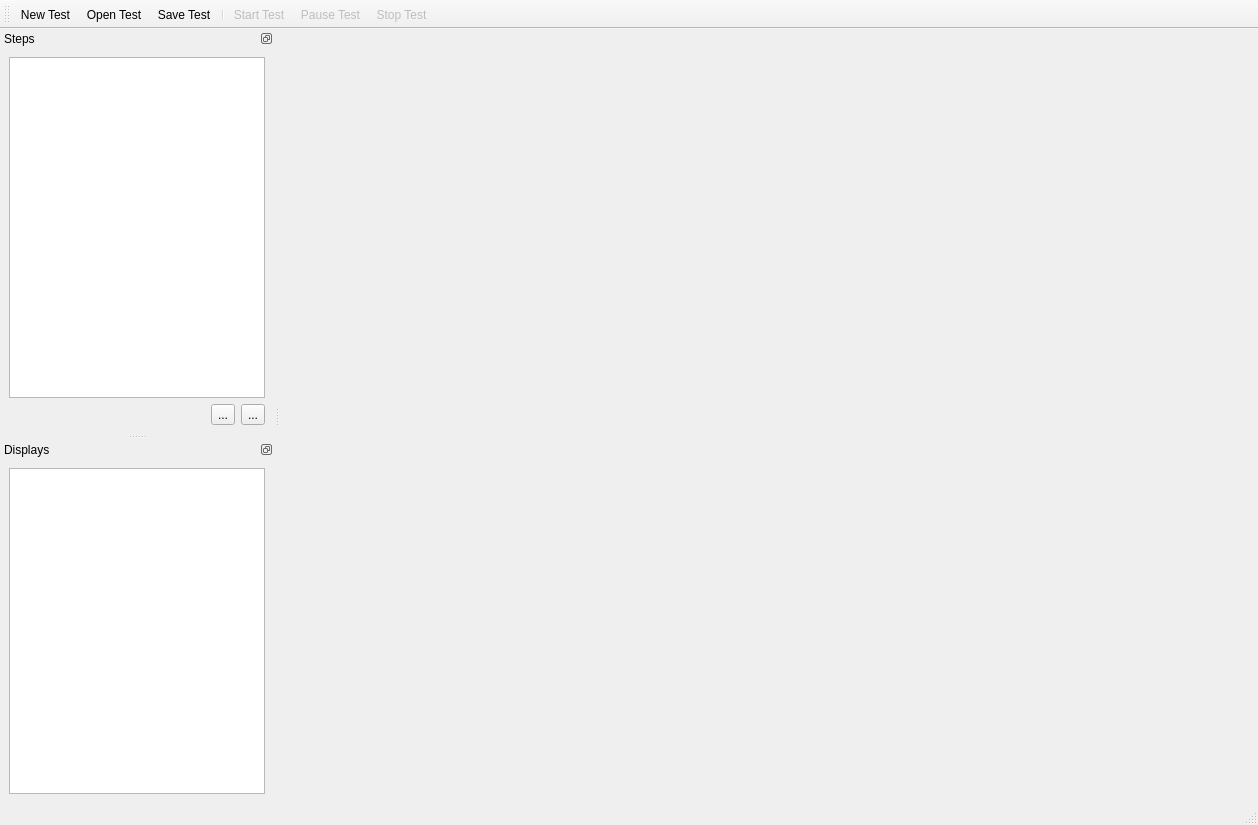
<?xml version="1.0" encoding="UTF-8"?>
<ui version="4.0">
 <class>MainWindow</class>
 <widget class="QMainWindow" name="MainWindow">
  <property name="geometry">
   <rect>
    <x>0</x>
    <y>0</y>
    <width>1258</width>
    <height>825</height>
   </rect>
  </property>
  <property name="windowTitle">
   <string>MainWindow</string>
  </property>
  <property name="windowIcon">
   <iconset resource="resources.qrc">
    <normaloff>:/icons/icon.png</normaloff>:/icons/icon.png</iconset>
  </property>
  <widget class="QWidget" name="centralwidget">
   <layout class="QVBoxLayout" name="verticalLayout">
    <item>
     <widget class="QLabel" name="imageLabel">
      <property name="sizePolicy">
       <sizepolicy hsizetype="Preferred" vsizetype="Expanding">
        <horstretch>0</horstretch>
        <verstretch>0</verstretch>
       </sizepolicy>
      </property>
      <property name="minimumSize">
       <size>
        <width>1</width>
        <height>1</height>
       </size>
      </property>
      <property name="text">
       <string/>
      </property>
      <property name="scaledContents">
       <bool>true</bool>
      </property>
      <property name="alignment">
       <set>Qt::AlignmentFlag::AlignCenter</set>
      </property>
     </widget>
    </item>
   </layout>
  </widget>
  <widget class="QMenuBar" name="menubar">
   <property name="geometry">
    <rect>
     <x>0</x>
     <y>0</y>
     <width>1258</width>
     <height>33</height>
    </rect>
   </property>
  </widget>
  <widget class="QStatusBar" name="statusbar"/>
  <widget class="QDockWidget" name="stepsDockWidget">
   <property name="features">
    <set>QDockWidget::DockWidgetFeature::DockWidgetFloatable|QDockWidget::DockWidgetFeature::DockWidgetMovable</set>
   </property>
   <property name="windowTitle">
    <string>Steps</string>
   </property>
   <property name="dockLocation">
    <enum>Qt::DockWidgetArea::LeftDockWidgetArea</enum>
   </property>
   <attribute name="dockWidgetArea">
    <number>1</number>
   </attribute>
   <widget class="QWidget" name="dockWidgetContents">
    <layout class="QVBoxLayout" name="verticalLayout_2">
     <item>
      <widget class="TestDataView" name="testDataView"/>
     </item>
     <item>
      <layout class="QHBoxLayout" name="horizontalLayout">
       <property name="topMargin">
        <number>0</number>
       </property>
       <item>
        <spacer name="horizontalSpacer">
         <property name="orientation">
          <enum>Qt::Orientation::Horizontal</enum>
         </property>
         <property name="sizeHint" stdset="0">
          <size>
           <width>40</width>
           <height>20</height>
          </size>
         </property>
        </spacer>
       </item>
       <item>
        <widget class="QToolButton" name="removeStepButton">
         <property name="toolTip">
          <string>Remove Step</string>
         </property>
         <property name="text">
          <string>...</string>
         </property>
         <property name="icon">
          <iconset theme="QIcon::ThemeIcon::ListRemove"/>
         </property>
        </widget>
       </item>
       <item>
        <widget class="QToolButton" name="addStepButton">
         <property name="toolTip">
          <string>Add Step</string>
         </property>
         <property name="text">
          <string>...</string>
         </property>
         <property name="icon">
          <iconset theme="QIcon::ThemeIcon::ListAdd"/>
         </property>
        </widget>
       </item>
      </layout>
     </item>
    </layout>
   </widget>
  </widget>
  <widget class="QDockWidget" name="displaysDockWidget">
   <property name="features">
    <set>QDockWidget::DockWidgetFeature::DockWidgetFloatable|QDockWidget::DockWidgetFeature::DockWidgetMovable</set>
   </property>
   <property name="windowTitle">
    <string>Displays</string>
   </property>
   <attribute name="dockWidgetArea">
    <number>1</number>
   </attribute>
   <widget class="QWidget" name="dockWidgetContents_2">
    <layout class="QVBoxLayout" name="verticalLayout_3">
     <item>
      <widget class="QListWidget" name="displaysListWidget"/>
     </item>
    </layout>
   </widget>
  </widget>
  <widget class="QToolBar" name="toolBar">
   <property name="windowTitle">
    <string>toolBar</string>
   </property>
   <attribute name="toolBarArea">
    <enum>TopToolBarArea</enum>
   </attribute>
   <attribute name="toolBarBreak">
    <bool>false</bool>
   </attribute>
   <addaction name="actionNew_Test"/>
   <addaction name="actionOpen_Test"/>
   <addaction name="actionSave_Test"/>
   <addaction name="separator"/>
   <addaction name="actionStart_Test"/>
   <addaction name="actionPause_Test"/>
   <addaction name="actionStop_Test"/>
  </widget>
  <action name="actionStart_Test">
   <property name="enabled">
    <bool>false</bool>
   </property>
   <property name="icon">
    <iconset theme="QIcon::ThemeIcon::MediaPlaybackStart"/>
   </property>
   <property name="text">
    <string>Start Test</string>
   </property>
   <property name="toolTip">
    <string>Start test</string>
   </property>
   <property name="menuRole">
    <enum>QAction::MenuRole::NoRole</enum>
   </property>
  </action>
  <action name="actionPause_Test">
   <property name="enabled">
    <bool>false</bool>
   </property>
   <property name="icon">
    <iconset theme="QIcon::ThemeIcon::MediaPlaybackPause"/>
   </property>
   <property name="text">
    <string>Pause Test</string>
   </property>
   <property name="toolTip">
    <string>Pause test</string>
   </property>
   <property name="menuRole">
    <enum>QAction::MenuRole::NoRole</enum>
   </property>
  </action>
  <action name="actionStop_Test">
   <property name="enabled">
    <bool>false</bool>
   </property>
   <property name="icon">
    <iconset theme="QIcon::ThemeIcon::MediaPlaybackStop"/>
   </property>
   <property name="text">
    <string>Stop Test</string>
   </property>
   <property name="toolTip">
    <string>Stop test</string>
   </property>
   <property name="menuRole">
    <enum>QAction::MenuRole::NoRole</enum>
   </property>
  </action>
  <action name="actionOpen_Test">
   <property name="icon">
    <iconset theme="QIcon::ThemeIcon::DocumentOpen"/>
   </property>
   <property name="text">
    <string>Open Test</string>
   </property>
   <property name="toolTip">
    <string>Open</string>
   </property>
   <property name="shortcut">
    <string>Ctrl+O</string>
   </property>
   <property name="menuRole">
    <enum>QAction::MenuRole::NoRole</enum>
   </property>
  </action>
  <action name="actionSave_Test">
   <property name="icon">
    <iconset theme="QIcon::ThemeIcon::DocumentSave"/>
   </property>
   <property name="text">
    <string>Save Test</string>
   </property>
   <property name="toolTip">
    <string>Save</string>
   </property>
   <property name="shortcut">
    <string>Ctrl+S</string>
   </property>
   <property name="menuRole">
    <enum>QAction::MenuRole::NoRole</enum>
   </property>
  </action>
  <action name="actionNew_Test">
   <property name="icon">
    <iconset theme="QIcon::ThemeIcon::DocumentNew"/>
   </property>
   <property name="text">
    <string>New Test</string>
   </property>
   <property name="toolTip">
    <string>New</string>
   </property>
   <property name="shortcut">
    <string>Ctrl+N</string>
   </property>
   <property name="menuRole">
    <enum>QAction::MenuRole::NoRole</enum>
   </property>
  </action>
 </widget>
 <customwidgets>
  <customwidget>
   <class>TestDataView</class>
   <extends>QTableView</extends>
   <header>app.widgets.testdataview</header>
  </customwidget>
 </customwidgets>
 <resources>
  <include location="resources.qrc"/>
 </resources>
 <connections/>
</ui>
